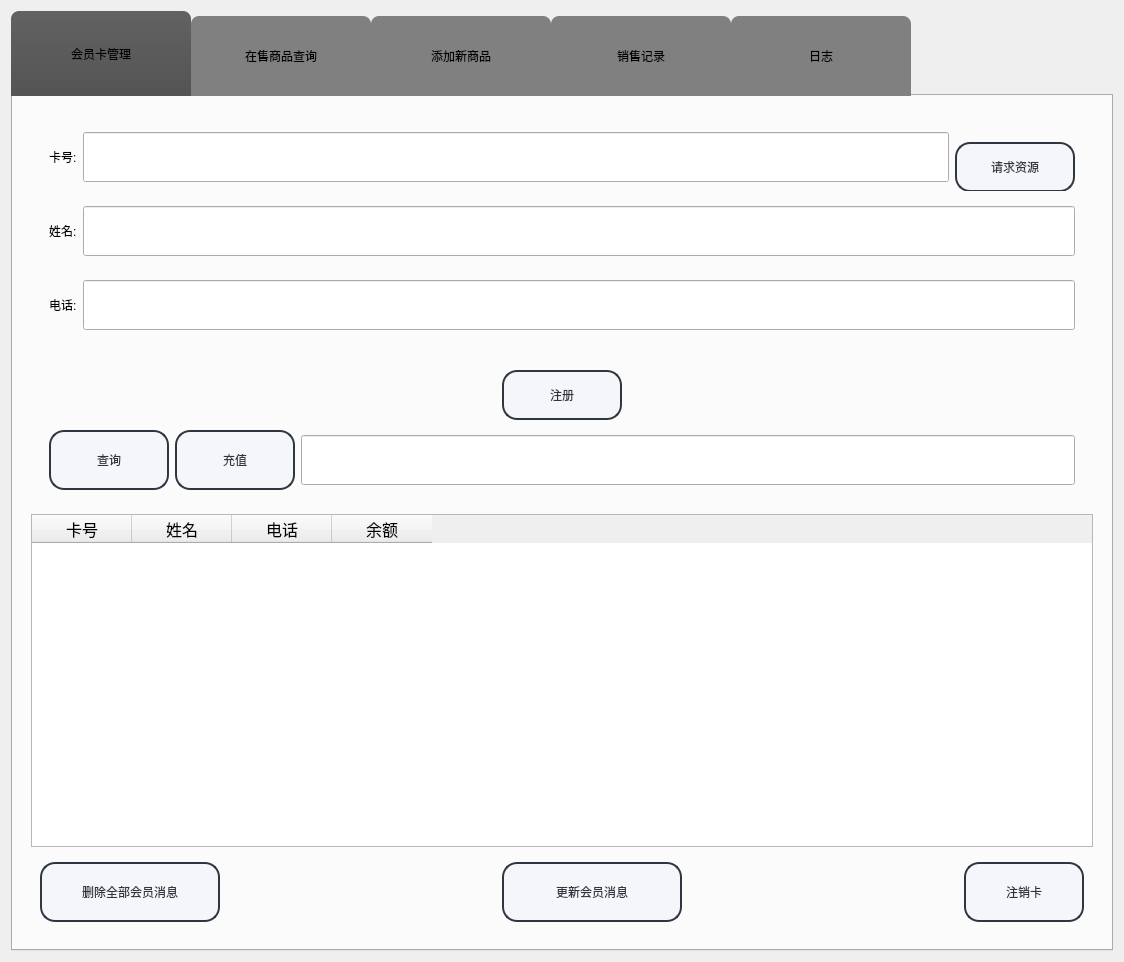
<?xml version="1.0" encoding="UTF-8"?>
<ui version="4.0">
 <class>Widget</class>
 <widget class="QWidget" name="Widget">
  <property name="geometry">
   <rect>
    <x>0</x>
    <y>0</y>
    <width>1124</width>
    <height>962</height>
   </rect>
  </property>
  <property name="windowTitle">
   <string>Widget</string>
  </property>
  <property name="styleSheet">
   <string notr="true">/**正常情况下样式**/
QPushButton{
	font: 10pt &quot;微软雅黑&quot;;
    color: #2f3640;
    background-color: #f5f6fa;
    border-color: #2f3640;
    border-radius: 15px;
    border-style: solid;
    border-width: 2px;
    padding: 5px;
}

/**鼠标停留在按钮上的样式**/
QPushButton::hover{	
    color: #FFFFFF;
    background-color: #718093;
    border-color: #2f3640;
}

/**鼠标按压下去的样式**/
QPushButton::pressed,QPushButton::checked{
    color: #FFFFFF;
    background-color: qlineargradient(spread:pad, x1:0, y1:0, x2:0, y2:1, stop:0 #273c75, stop:1 #487eb0);
}

/**按钮失能情况下样式**/
QPushButton::disabled{
    color: #FFFFFF;
    background-color: #dcdde1;
    border-color: #dcdde1;
}</string>
  </property>
  <layout class="QGridLayout" name="gridLayout_3">
   <item row="0" column="0">
    <widget class="QTabWidget" name="tabWidget">
     <property name="styleSheet">
      <string notr="true">QTabWidget::tab-bar { 
	alignment: center; 
} 



QTabBar::tab {
     background: gray;
     /*border: 2px solid #C4C4C3;*/
     border-bottom-color: #C2C7CB;
     border-top-left-radius: 8px;
     border-top-right-radius: 8px;
     min-width: 150px;
     min-height: 50px;
     padding: 15px;
font: italic 12pt &quot;Lucida Sans Typewriter&quot;;
 }

QTabBar::tab:selected{
    background:qlineargradient(spread:pad,x1:0,y1:0,x2:0,y2:1,stop:0 #626262,stop:1 #545454);
}

QTabBar::tab:!selected{
    margin-top:5px;
}
/*四个下属界面*/
</string>
     </property>
     <property name="currentIndex">
      <number>0</number>
     </property>
     <widget class="QWidget" name="tab_2">
      <attribute name="title">
       <string>会员卡管理</string>
      </attribute>
      <layout class="QGridLayout" name="gridLayout_2">
       <item row="0" column="0">
        <widget class="QWidget" name="widget_2" native="true">
         <layout class="QGridLayout" name="gridLayout">
          <item row="2" column="0">
           <widget class="QWidget" name="widget_8" native="true">
            <layout class="QHBoxLayout" name="horizontalLayout_5">
             <item>
              <widget class="QPushButton" name="pushButton_4">
               <property name="minimumSize">
                <size>
                 <width>180</width>
                 <height>60</height>
                </size>
               </property>
               <property name="maximumSize">
                <size>
                 <width>16777215</width>
                 <height>16777215</height>
                </size>
               </property>
               <property name="text">
                <string>删除全部会员消息</string>
               </property>
              </widget>
             </item>
             <item>
              <spacer name="horizontalSpacer_2">
               <property name="orientation">
                <enum>Qt::Horizontal</enum>
               </property>
               <property name="sizeHint" stdset="0">
                <size>
                 <width>40</width>
                 <height>20</height>
                </size>
               </property>
              </spacer>
             </item>
             <item>
              <widget class="QPushButton" name="pushButton_12">
               <property name="minimumSize">
                <size>
                 <width>180</width>
                 <height>60</height>
                </size>
               </property>
               <property name="maximumSize">
                <size>
                 <width>16777215</width>
                 <height>16777215</height>
                </size>
               </property>
               <property name="text">
                <string>更新会员消息</string>
               </property>
              </widget>
             </item>
             <item>
              <spacer name="horizontalSpacer">
               <property name="orientation">
                <enum>Qt::Horizontal</enum>
               </property>
               <property name="sizeHint" stdset="0">
                <size>
                 <width>40</width>
                 <height>20</height>
                </size>
               </property>
              </spacer>
             </item>
             <item>
              <widget class="QPushButton" name="pushButton_5">
               <property name="minimumSize">
                <size>
                 <width>120</width>
                 <height>60</height>
                </size>
               </property>
               <property name="styleSheet">
                <string notr="true"/>
               </property>
               <property name="text">
                <string>注销卡</string>
               </property>
              </widget>
             </item>
            </layout>
           </widget>
          </item>
          <item row="1" column="0">
           <widget class="QTableWidget" name="tableWidget">
            <property name="minimumSize">
             <size>
              <width>0</width>
              <height>300</height>
             </size>
            </property>
            <property name="maximumSize">
             <size>
              <width>16777215</width>
              <height>45654</height>
             </size>
            </property>
            <property name="styleSheet">
             <string notr="true">QScrollBar::add-page:vertical, QScrollBar::sub-page:vertical 
{
    background:rgba(255,255,255,10%);                            
}

QScollBar::add-line:vertical, QScrollBar::sub-line:vertical  
{
    background:transparent;                                      
}
</string>
            </property>
            <column>
             <property name="text">
              <string>卡号</string>
             </property>
             <property name="font">
              <font>
               <pointsize>12</pointsize>
              </font>
             </property>
            </column>
            <column>
             <property name="text">
              <string>姓名</string>
             </property>
             <property name="font">
              <font>
               <pointsize>12</pointsize>
              </font>
             </property>
            </column>
            <column>
             <property name="text">
              <string>电话</string>
             </property>
             <property name="font">
              <font>
               <pointsize>12</pointsize>
              </font>
             </property>
            </column>
            <column>
             <property name="text">
              <string>余额</string>
             </property>
             <property name="font">
              <font>
               <pointsize>12</pointsize>
              </font>
             </property>
            </column>
           </widget>
          </item>
          <item row="0" column="0">
           <widget class="QWidget" name="widget_6" native="true">
            <layout class="QVBoxLayout" name="verticalLayout_2">
             <item>
              <widget class="QWidget" name="widget_3" native="true">
               <layout class="QHBoxLayout" name="horizontalLayout">
                <item>
                 <widget class="QLabel" name="label_2">
                  <property name="minimumSize">
                   <size>
                    <width>0</width>
                    <height>50</height>
                   </size>
                  </property>
                  <property name="styleSheet">
                   <string notr="true">font: 13pt &quot;黑体&quot;;</string>
                  </property>
                  <property name="text">
                   <string>卡号:</string>
                  </property>
                 </widget>
                </item>
                <item>
                 <widget class="QLineEdit" name="lineEdit">
                  <property name="minimumSize">
                   <size>
                    <width>80</width>
                    <height>50</height>
                   </size>
                  </property>
                  <property name="styleSheet">
                   <string notr="true">font: italic 12pt &quot;Lucida Sans Typewriter&quot;;</string>
                  </property>
                  <property name="text">
                   <string/>
                  </property>
                  <property name="readOnly">
                   <bool>false</bool>
                  </property>
                 </widget>
                </item>
                <item>
                 <widget class="QPushButton" name="pushButton_11">
                  <property name="minimumSize">
                   <size>
                    <width>120</width>
                    <height>50</height>
                   </size>
                  </property>
                  <property name="maximumSize">
                   <size>
                    <width>80</width>
                    <height>30</height>
                   </size>
                  </property>
                  <property name="text">
                   <string>请求资源</string>
                  </property>
                 </widget>
                </item>
               </layout>
              </widget>
             </item>
             <item>
              <widget class="QWidget" name="widget_4" native="true">
               <layout class="QHBoxLayout" name="horizontalLayout_2">
                <item>
                 <widget class="QLabel" name="label_3">
                  <property name="minimumSize">
                   <size>
                    <width>0</width>
                    <height>50</height>
                   </size>
                  </property>
                  <property name="styleSheet">
                   <string notr="true">font: 13pt &quot;黑体&quot;;</string>
                  </property>
                  <property name="text">
                   <string>姓名:</string>
                  </property>
                 </widget>
                </item>
                <item>
                 <widget class="QLineEdit" name="lineEdit_2">
                  <property name="minimumSize">
                   <size>
                    <width>0</width>
                    <height>50</height>
                   </size>
                  </property>
                  <property name="styleSheet">
                   <string notr="true">font: italic 12pt &quot;Lucida Sans Typewriter&quot;;</string>
                  </property>
                  <property name="text">
                   <string/>
                  </property>
                 </widget>
                </item>
               </layout>
              </widget>
             </item>
             <item>
              <widget class="QWidget" name="widget_5" native="true">
               <layout class="QHBoxLayout" name="horizontalLayout_3">
                <item>
                 <widget class="QLabel" name="label_4">
                  <property name="minimumSize">
                   <size>
                    <width>0</width>
                    <height>50</height>
                   </size>
                  </property>
                  <property name="styleSheet">
                   <string notr="true">font: 13pt &quot;黑体&quot;;</string>
                  </property>
                  <property name="text">
                   <string>电话:</string>
                  </property>
                 </widget>
                </item>
                <item>
                 <widget class="QLineEdit" name="lineEdit_3">
                  <property name="minimumSize">
                   <size>
                    <width>0</width>
                    <height>50</height>
                   </size>
                  </property>
                  <property name="styleSheet">
                   <string notr="true">font: italic 12pt &quot;Lucida Sans Typewriter&quot;;</string>
                  </property>
                  <property name="text">
                   <string/>
                  </property>
                 </widget>
                </item>
               </layout>
              </widget>
             </item>
             <item>
              <widget class="QWidget" name="widget_9" native="true">
               <property name="minimumSize">
                <size>
                 <width>130</width>
                 <height>70</height>
                </size>
               </property>
               <property name="maximumSize">
                <size>
                 <width>16777215</width>
                 <height>60</height>
                </size>
               </property>
               <property name="layoutDirection">
                <enum>Qt::LeftToRight</enum>
               </property>
               <layout class="QHBoxLayout" name="horizontalLayout_6">
                <item>
                 <widget class="QPushButton" name="pushButton_3">
                  <property name="minimumSize">
                   <size>
                    <width>120</width>
                    <height>50</height>
                   </size>
                  </property>
                  <property name="maximumSize">
                   <size>
                    <width>80</width>
                    <height>30</height>
                   </size>
                  </property>
                  <property name="text">
                   <string>注册</string>
                  </property>
                 </widget>
                </item>
               </layout>
              </widget>
             </item>
             <item>
              <widget class="QWidget" name="widget_7" native="true">
               <property name="minimumSize">
                <size>
                 <width>0</width>
                 <height>75</height>
                </size>
               </property>
               <layout class="QHBoxLayout" name="horizontalLayout_4">
                <item>
                 <widget class="QPushButton" name="pushButton_2">
                  <property name="minimumSize">
                   <size>
                    <width>120</width>
                    <height>60</height>
                   </size>
                  </property>
                  <property name="text">
                   <string>查询</string>
                  </property>
                 </widget>
                </item>
                <item>
                 <widget class="QPushButton" name="pushButton">
                  <property name="minimumSize">
                   <size>
                    <width>120</width>
                    <height>60</height>
                   </size>
                  </property>
                  <property name="text">
                   <string>充值</string>
                  </property>
                 </widget>
                </item>
                <item>
                 <widget class="QLineEdit" name="lineEdit_4">
                  <property name="minimumSize">
                   <size>
                    <width>0</width>
                    <height>50</height>
                   </size>
                  </property>
                  <property name="styleSheet">
                   <string notr="true">font: italic 13pt &quot;Lucida Sans Typewriter&quot;;</string>
                  </property>
                  <property name="text">
                   <string/>
                  </property>
                 </widget>
                </item>
               </layout>
              </widget>
             </item>
            </layout>
           </widget>
          </item>
         </layout>
        </widget>
       </item>
      </layout>
     </widget>
     <widget class="QWidget" name="tab">
      <attribute name="title">
       <string>在售商品查询</string>
      </attribute>
      <layout class="QGridLayout" name="gridLayout_4">
       <item row="4" column="0">
        <spacer name="verticalSpacer">
         <property name="orientation">
          <enum>Qt::Vertical</enum>
         </property>
         <property name="sizeHint" stdset="0">
          <size>
           <width>1</width>
           <height>30</height>
          </size>
         </property>
        </spacer>
       </item>
       <item row="3" column="0">
        <widget class="QWidget" name="widget_15" native="true">
         <property name="minimumSize">
          <size>
           <width>0</width>
           <height>75</height>
          </size>
         </property>
         <layout class="QHBoxLayout" name="horizontalLayout_12">
          <item>
           <widget class="QPushButton" name="pushButton_8">
            <property name="minimumSize">
             <size>
              <width>120</width>
              <height>60</height>
             </size>
            </property>
            <property name="maximumSize">
             <size>
              <width>180</width>
              <height>80</height>
             </size>
            </property>
            <property name="text">
             <string>更新</string>
            </property>
           </widget>
          </item>
          <item>
           <widget class="QPushButton" name="pushButton_9">
            <property name="minimumSize">
             <size>
              <width>180</width>
              <height>60</height>
             </size>
            </property>
            <property name="maximumSize">
             <size>
              <width>200</width>
              <height>80</height>
             </size>
            </property>
            <property name="sizeIncrement">
             <size>
              <width>200</width>
              <height>80</height>
             </size>
            </property>
            <property name="text">
             <string>删除</string>
            </property>
           </widget>
          </item>
         </layout>
        </widget>
       </item>
       <item row="0" column="0">
        <widget class="QLabel" name="label_9">
         <property name="minimumSize">
          <size>
           <width>0</width>
           <height>50</height>
          </size>
         </property>
         <property name="text">
          <string/>
         </property>
        </widget>
       </item>
       <item row="1" column="0">
        <widget class="QTableWidget" name="tableWidget_2">
         <property name="minimumSize">
          <size>
           <width>0</width>
           <height>600</height>
          </size>
         </property>
         <property name="maximumSize">
          <size>
           <width>16777215</width>
           <height>600</height>
          </size>
         </property>
         <property name="styleSheet">
          <string notr="true">QScrollBar::add-page:vertical, QScrollBar::sub-page:vertical 
{
    background:rgba(255,255,255,10%);                            
}

QScollBar::add-line:vertical, QScrollBar::sub-line:vertical  
{
    background:transparent;                                      
}
</string>
         </property>
         <column>
          <property name="text">
           <string>编号</string>
          </property>
          <property name="font">
           <font>
            <pointsize>12</pointsize>
           </font>
          </property>
         </column>
         <column>
          <property name="text">
           <string>名称</string>
          </property>
          <property name="font">
           <font>
            <pointsize>12</pointsize>
           </font>
          </property>
         </column>
         <column>
          <property name="text">
           <string>价格</string>
          </property>
          <property name="font">
           <font>
            <pointsize>12</pointsize>
           </font>
          </property>
         </column>
         <column>
          <property name="text">
           <string>品牌</string>
          </property>
          <property name="font">
           <font>
            <pointsize>12</pointsize>
           </font>
          </property>
         </column>
        </widget>
       </item>
       <item row="2" column="0">
        <widget class="QLabel" name="label_10">
         <property name="minimumSize">
          <size>
           <width>0</width>
           <height>30</height>
          </size>
         </property>
         <property name="text">
          <string/>
         </property>
        </widget>
       </item>
      </layout>
     </widget>
     <widget class="QWidget" name="tab_3">
      <attribute name="title">
       <string>添加新商品</string>
      </attribute>
      <widget class="QWidget" name="widget_14" native="true">
       <property name="geometry">
        <rect>
         <x>280</x>
         <y>80</y>
         <width>521</width>
         <height>571</height>
        </rect>
       </property>
       <layout class="QVBoxLayout" name="verticalLayout">
        <item>
         <widget class="QWidget" name="widget_11" native="true">
          <layout class="QHBoxLayout" name="horizontalLayout_9">
           <item>
            <widget class="QLabel" name="label_6">
             <property name="minimumSize">
              <size>
               <width>0</width>
               <height>50</height>
              </size>
             </property>
             <property name="text">
              <string/>
             </property>
            </widget>
           </item>
           <item>
            <widget class="QLabel" name="label_7">
             <property name="minimumSize">
              <size>
               <width>0</width>
               <height>50</height>
              </size>
             </property>
             <property name="styleSheet">
              <string notr="true">font: 13pt &quot;黑体&quot;;</string>
             </property>
             <property name="text">
              <string>商品编号: </string>
             </property>
            </widget>
           </item>
           <item>
            <widget class="QLineEdit" name="lineEdit_7">
             <property name="minimumSize">
              <size>
               <width>150</width>
               <height>50</height>
              </size>
             </property>
             <property name="styleSheet">
              <string notr="true">font: italic 12pt &quot;Lucida Sans Typewriter&quot;;</string>
             </property>
             <property name="text">
              <string/>
             </property>
             <property name="readOnly">
              <bool>false</bool>
             </property>
            </widget>
           </item>
           <item>
            <widget class="QPushButton" name="pushButton_7">
             <property name="minimumSize">
              <size>
               <width>100</width>
               <height>50</height>
              </size>
             </property>
             <property name="text">
              <string>扫码卡号</string>
             </property>
            </widget>
           </item>
          </layout>
         </widget>
        </item>
        <item>
         <widget class="QWidget" name="widget_10" native="true">
          <layout class="QHBoxLayout" name="horizontalLayout_8">
           <item>
            <widget class="QLabel" name="label_5">
             <property name="minimumSize">
              <size>
               <width>0</width>
               <height>50</height>
              </size>
             </property>
             <property name="styleSheet">
              <string notr="true">font: 13pt &quot;黑体&quot;;</string>
             </property>
             <property name="text">
              <string>商品名称:</string>
             </property>
            </widget>
           </item>
           <item>
            <widget class="QLineEdit" name="lineEdit_6">
             <property name="minimumSize">
              <size>
               <width>0</width>
               <height>50</height>
              </size>
             </property>
             <property name="styleSheet">
              <string notr="true">font: italic 12pt &quot;Lucida Sans Typewriter&quot;;</string>
             </property>
            </widget>
           </item>
          </layout>
         </widget>
        </item>
        <item>
         <widget class="QWidget" name="widget_13" native="true">
          <layout class="QHBoxLayout" name="horizontalLayout_11">
           <item>
            <widget class="QLabel" name="label_8">
             <property name="minimumSize">
              <size>
               <width>0</width>
               <height>50</height>
              </size>
             </property>
             <property name="styleSheet">
              <string notr="true">font: 13pt &quot;黑体&quot;;</string>
             </property>
             <property name="text">
              <string>商品价格:</string>
             </property>
            </widget>
           </item>
           <item>
            <widget class="QLineEdit" name="lineEdit_9">
             <property name="minimumSize">
              <size>
               <width>0</width>
               <height>50</height>
              </size>
             </property>
             <property name="styleSheet">
              <string notr="true">font: italic 12pt &quot;Lucida Sans Typewriter&quot;;</string>
             </property>
            </widget>
           </item>
          </layout>
         </widget>
        </item>
        <item>
         <widget class="QWidget" name="widget" native="true">
          <layout class="QHBoxLayout" name="horizontalLayout_7">
           <item>
            <widget class="QLabel" name="label">
             <property name="minimumSize">
              <size>
               <width>0</width>
               <height>50</height>
              </size>
             </property>
             <property name="styleSheet">
              <string notr="true">font: 13pt &quot;黑体&quot;;</string>
             </property>
             <property name="text">
              <string>商品品牌:</string>
             </property>
            </widget>
           </item>
           <item>
            <widget class="QLineEdit" name="lineEdit_5">
             <property name="minimumSize">
              <size>
               <width>0</width>
               <height>50</height>
              </size>
             </property>
             <property name="styleSheet">
              <string notr="true">font: italic 12pt &quot;Lucida Sans Typewriter&quot;;</string>
             </property>
            </widget>
           </item>
          </layout>
         </widget>
        </item>
        <item>
         <widget class="QWidget" name="widget_12" native="true">
          <layout class="QHBoxLayout" name="horizontalLayout_10">
           <item>
            <widget class="QPushButton" name="pushButton_6">
             <property name="minimumSize">
              <size>
               <width>100</width>
               <height>80</height>
              </size>
             </property>
             <property name="maximumSize">
              <size>
               <width>120</width>
               <height>16777215</height>
              </size>
             </property>
             <property name="text">
              <string>添加商品</string>
             </property>
            </widget>
           </item>
          </layout>
         </widget>
        </item>
       </layout>
      </widget>
     </widget>
     <widget class="QWidget" name="tab_4">
      <attribute name="title">
       <string>销售记录</string>
      </attribute>
      <layout class="QGridLayout" name="gridLayout_5">
       <item row="1" column="0">
        <widget class="QTextEdit" name="textEdit">
         <property name="maximumSize">
          <size>
           <width>16777215</width>
           <height>800</height>
          </size>
         </property>
         <property name="sizeIncrement">
          <size>
           <width>0</width>
           <height>800</height>
          </size>
         </property>
         <property name="styleSheet">
          <string notr="true">QTextEdit#textEdit
{
	background:rgba(0,0,0,0.1);
	color:rgba(255,100,255,0.8);
 
	border-radius:2px;
	border:none;
	font-size:20px;
	font-family:&quot;微软雅黑&quot;;
}
 
QScrollBar:vertical
{
       border: none;
       background: transparent;
       width: 6px;
}
 
QScrollBar::handle:vertical
{
       background-color: rgba(255,255,255,1);
       min-height: 30px;
	  border-radius:3px;
	  width: 6px;
   }
 
QScrollBar::add-line:vertical
{
       border: none;
       height: 0px;
 }
 
 QScrollBar::sub-line:vertical
{
       border: none;
       height: 0px;
}
 
 QScrollBar::add-page:vertical,QScrollBar::sub-page:vertical
 {	
	background:transparent;
      border-radius:3px;
}</string>
         </property>
         <property name="readOnly">
          <bool>true</bool>
         </property>
        </widget>
       </item>
       <item row="0" column="0">
        <widget class="QLabel" name="label_12">
         <property name="minimumSize">
          <size>
           <width>0</width>
           <height>20</height>
          </size>
         </property>
         <property name="text">
          <string/>
         </property>
        </widget>
       </item>
       <item row="2" column="0">
        <widget class="QLabel" name="label_11">
         <property name="minimumSize">
          <size>
           <width>0</width>
           <height>40</height>
          </size>
         </property>
         <property name="text">
          <string/>
         </property>
        </widget>
       </item>
       <item row="3" column="0">
        <widget class="QWidget" name="widget_16" native="true">
         <layout class="QHBoxLayout" name="horizontalLayout_13">
          <item>
           <widget class="QPushButton" name="pushButton_10">
            <property name="minimumSize">
             <size>
              <width>160</width>
              <height>80</height>
             </size>
            </property>
            <property name="maximumSize">
             <size>
              <width>160</width>
              <height>16777215</height>
             </size>
            </property>
            <property name="text">
             <string>销售记录</string>
            </property>
           </widget>
          </item>
         </layout>
        </widget>
       </item>
       <item row="4" column="0">
        <widget class="QLabel" name="label_13">
         <property name="minimumSize">
          <size>
           <width>0</width>
           <height>40</height>
          </size>
         </property>
         <property name="text">
          <string/>
         </property>
        </widget>
       </item>
      </layout>
     </widget>
     <widget class="QWidget" name="tab_5">
      <attribute name="title">
       <string>日志</string>
      </attribute>
      <layout class="QGridLayout" name="gridLayout_6">
       <item row="2" column="0">
        <widget class="QLabel" name="label_15">
         <property name="minimumSize">
          <size>
           <width>0</width>
           <height>80</height>
          </size>
         </property>
         <property name="text">
          <string/>
         </property>
        </widget>
       </item>
       <item row="0" column="0">
        <widget class="QLabel" name="label_14">
         <property name="minimumSize">
          <size>
           <width>100</width>
           <height>20</height>
          </size>
         </property>
         <property name="text">
          <string/>
         </property>
        </widget>
       </item>
       <item row="1" column="0">
        <widget class="QTextEdit" name="textEdit_2">
         <property name="styleSheet">
          <string notr="true">QTextEdit { background-color: #F2F4F9; font-size: 20px; color: #16181A; font-family:&quot;微软雅黑&quot;;border: 2px solid rgba(15, 38, 77, 0.12);color:rgba(255,100,255,0.8); }</string>
         </property>
         <property name="readOnly">
          <bool>true</bool>
         </property>
        </widget>
       </item>
      </layout>
     </widget>
    </widget>
   </item>
  </layout>
 </widget>
 <resources/>
 <connections/>
</ui>
